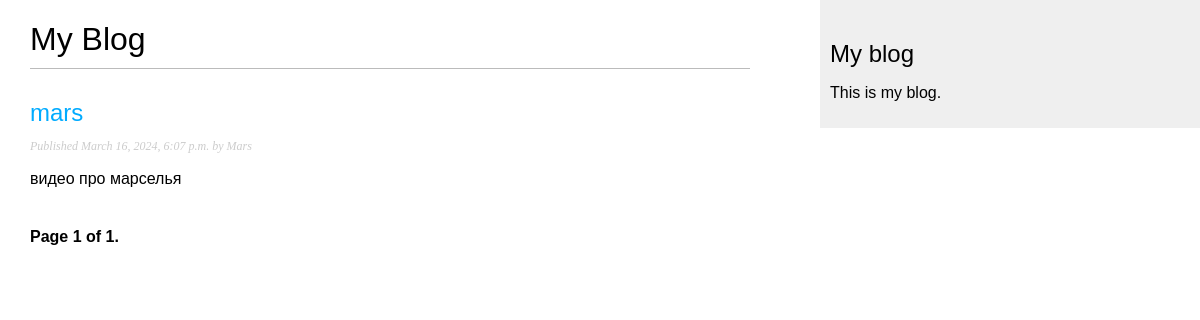
/blog/, run on an earlier commit of the app's database.
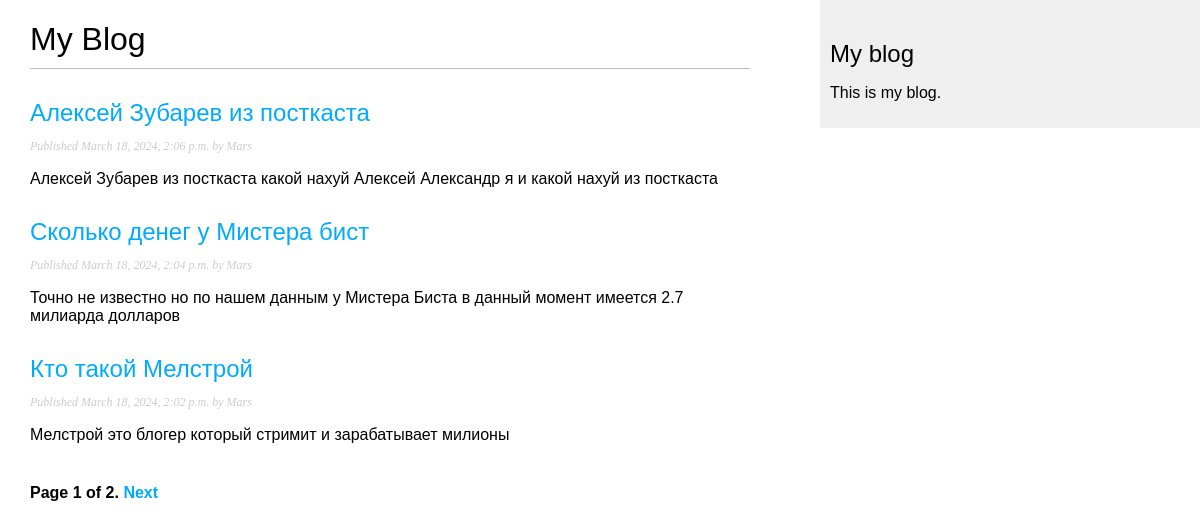
And on a later commit of the database.
### blogs/models.py (models this page shows, shortened)
class Post(models.Model):
    class Status(models.TextChoices):
        DRAFT = 'DF', 'Draft'
        PUBLISHED = 'PB', 'Published'
    title = models.CharField(max_length=255)
    slug = models.SlugField(max_length=250,
                            unique_for_date='publish')
    author = models.ForeignKey(User,
                               on_delete=models.CASCADE,
                               related_name='blog_posts')
    body = models.TextField()
    publish = models.DateTimeField(default=timezone.now)
    created = models.DateTimeField(auto_now_add=True)
    updated = models.DateTimeField(auto_now=True)
    status = models.CharField(max_length=2, choices=Status.choices, default=Status.DRAFT)
    objects = models.Manager()
    published = PublishedManager()
    class Meta:
        ordering = ['-publish']
        indexes = [
            models.Index(fields=['-publish']),
        ]
    def get_absolute_url(self):
        return reverse('blogs:post_detail',
                       args=[self.publish.year,
                             self.publish.month,
                             self.publish.day,
                             self.slug])

### blogs/views.py (the view)
# urls.py: path('', views.post_list, name='post_list'),
def post_list(request):
    post_list = Post.published.all()
    paginator = Paginator(post_list, 3)
    page_number = request.GET.get('page', 1)
    posts = paginator.page(page_number)
    return render(request, 'blogs/post/list.html',
                  {'posts': posts})

### blogs/models.py (called while the page is built)
    def get_queryset(self):
        return super().get_queryset()\
                        .filter(status=Post.Status.PUBLISHED)

### templates/blogs/post/list.html (shortened to what this page needs)
{% extends "blogs/base.html" %}
{% block content %}
    <h1>My Blog</h1>
    {% for post in posts %}
        <h2>
            <a href="{{ post.get_absolute_url }}">
                {{ post.title }}
            </a>
        </h2>
        <p class="date">
            Published {{ post.publish }} by {{ post.author }}
        </p>
        {{ post.body|truncatewords:30|linebreaks}}
    {% endfor %}
    {% include "pagination.html" with page=posts %}
{% endblock %}

### templates/blogs/base.html (shortened to what this page needs)
{% load static %}
<!DOCTYPE html>
<html lang="en">
<head>
    <link href="{% static 'css/blog.css' %}" rel="stylesheet">
</head>
<body>
    <div id="content">
        {% block content %}
        {% endblock %}
    </div>
    <div id="sidebar">
        <h2>My blog</h2>
        <p>This is my blog.</p>
    </div>
</body>
</html>

### templates/pagination.html (shortened to what this page needs)
<div class="pagination">
    <span class="step-links">
        <span class="current">
            Page {{ page.number }} of {{ page.paginator.num_pages }}.
        </span>
        {% if page.has_next %}
            <a href="?page={{ page.next_page_number }}">Next</a>
        {% endif %}
    </span>
</div>

### static/css/blog.css (style rules this page uses)
body { margin:0; padding:0; font-family:helvetica, sans-serif; }
a { color:#00abff; text-decoration:none; }
h1 { font-weight:normal; border-bottom:1px solid #bbb; padding:0 0 10px 0; }
h2 { font-weight:normal; margin:30px 0 0; }
#content { float:left; width:60%; padding:0 0 0 30px; }
#sidebar { float:right; width:30%; padding:10px; background:#efefef; height:100%; }
p.date { color:#ccc; font-family: georgia, serif; font-size: 12px; font-style: italic; }
.pagination { margin:40px 0; font-weight:bold; }

What changed in the data, as far as the page shows it:
no longer on this page (row unchanged): Post: title "mars", publish "March 16, 2024, 6:07 p.m.", author "Mars", body "видео про марселья"
added Post: title "Алексей Зубарев из посткаста", publish "March 18, 2024, 2:06 p.m.", author "Mars", body "Алексей Зубарев из посткаста какой нахуй Алексей Александр я и какой нахуй из посткаста"
added Post: title "Сколько денег у Мистера бист", publish "March 18, 2024, 2:04 p.m.", author "Mars", body "Точно не известно но по нашем данным у Мистера Биста в данный момент имеется 2.7 милиарда долларов"
added Post: title "Кто такой Мелстрой", publish "March 18, 2024, 2:02 p.m.", author "Mars", body "Мелстрой это блогер который стримит и зарабатывает милионы"
Also different on the page:
{{ page.paginator.num_pages }}: "1" → "2"
text now shown: "Next"
